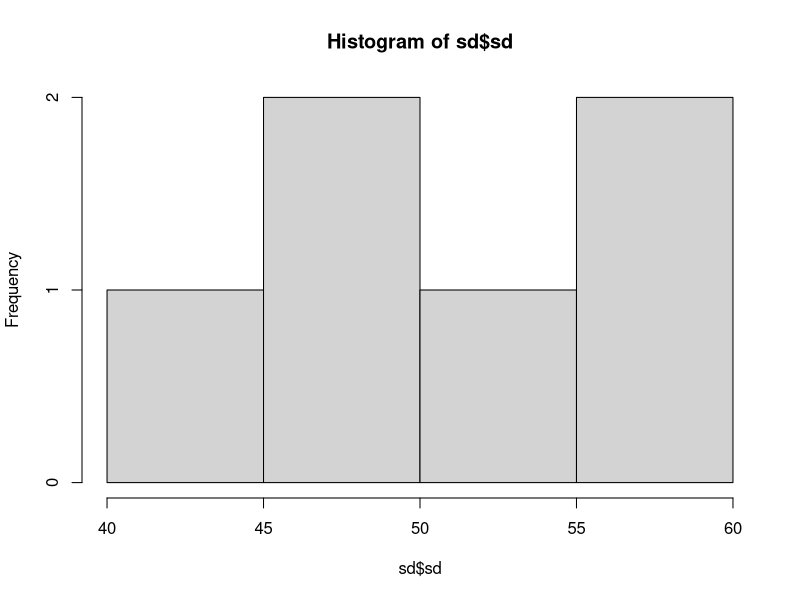

The R script that drew this image:
library(tidyverse)

sd <- read_csv("data/Experiment/Raw/SD_example.csv") %>% 
  group_by(TreeID) %>% 
  summarise(sd = mean(StomatalDensity))

hist(sd$sd)
